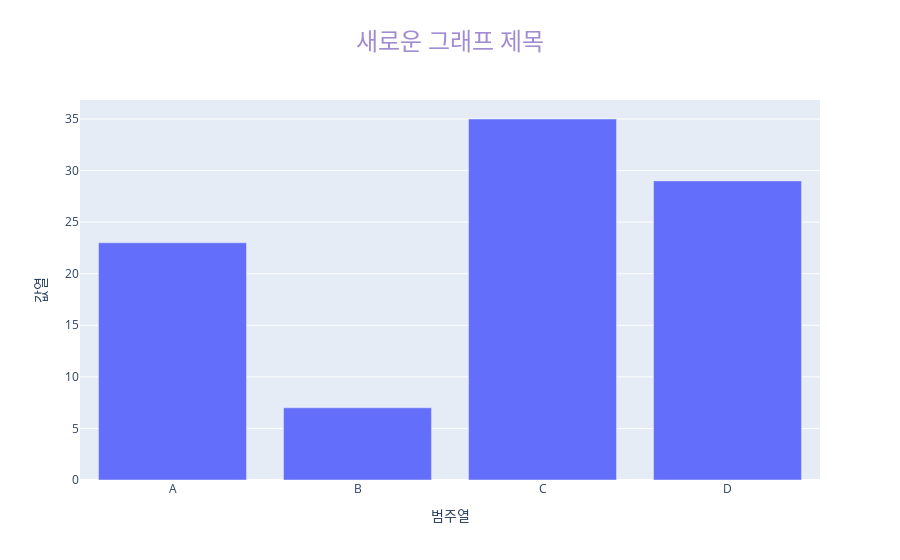

This figure's notebook cell:
### Code cell
import plotly.express as px
import pandas as pd

df = pd.DataFrame({
    "범주열" : ["A", "B", "C","D"],
    "값열" : [23,7, 35, 29]
})

fig = px.bar(
    df,
    x="범주열",
    y="값열",
    title = "막대그래프 예제"
)



fig.show()

### Figure 1 — Plotly figure (JSON) as saved in the notebook; plotly's stock layout.template omitted (floating-point values rounded to 4 significant figures)
{"data": [{"alignmentgroup": "True", "hovertemplate": "범주열=%{x}<br>값열=%{y}<extra></extra>", "legendgroup": "", "marker": {"color": "#636efa", "pattern": {"shape": ""}}, "name": "", "offsetgroup": "", "orientation": "v", "showlegend": false, "textposition": "auto", "type": "bar", "x": ["A", "B", "C", "D"], "xaxis": "x", "y": [23, 7, 35, 29], "yaxis": "y"}], "layout": {"barmode": "relative", "legend": {"tracegroupgap": 0}, "title": {"font": {"color": "#a18cd1", "size": 24}, "text": "새로운 그래프 제목", "x": 0.5}, "xaxis": {"anchor": "y", "domain": [0, 1], "title": {"text": "범주열"}}, "yaxis": {"anchor": "x", "domain": [0, 1], "title": {"text": "값열"}}}}
